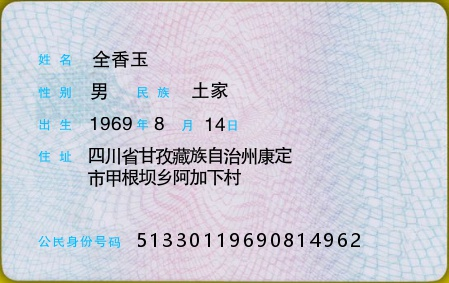
#> input picture word_recognize_train_data/fake_origin_jinzhifuyin/0_1.jpg, 449 x 283 px; its folder holds only this picture in this run
$ python -i preprocess_for_test.py   (imports and definitions only)
#> lines starting #> are read from the running program, lines starting #| are printed output that depends on the picture
#> further down, picture is the input picture: shape (283, 449, 3); mean B, G, R 215.1, 204.5, 203
import cv2
import numpy as np
import os
def _resize_image(img, dst_height):
#> called with dst_height = 32
    h_old = img.shape[0]
#> h_old = 283
    w_old = img.shape[1]
#> w_old = 449
    height = dst_height
    width = int(w_old * height / h_old)
#> width = 50
    resized_img = cv2.resize(img, (width, height), interpolation=cv2.INTER_CUBIC)
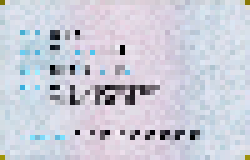
#> resized_img: shape (32, 50, 3) (shown 5 times larger); mean B, G, R 217, 204.8, 203

    return resized_img


def preprocess_one_img(img):
    resize_img = _resize_image(img, 32)
    resize_img = cv2.normalize(resize_img, dst=None, alpha=230, beta=20, norm_type=cv2.NORM_MINMAX)
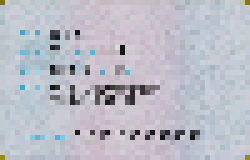
#> resize_img: shape (32, 50, 3) (shown 5 times larger); mean B, G, R 198.7, 188.6, 187.2
    resize_img = cv2.bilateralFilter(src=resize_img, d=3, sigmaColor=200, sigmaSpace=10)
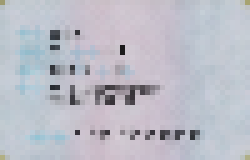
#> resize_img: shape (32, 50, 3) (shown 5 times larger); mean B, G, R 199.4, 189.1, 187.7
    resize_img = cv2.filter2D(resize_img, -1, kernel=np.array([[0, -1, 0], [-1, 5, -1], [0, -1, 0]], np.float32))
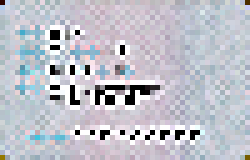
#> resize_img: shape (32, 50, 3) (shown 5 times larger); mean B, G, R 201.5, 192.1, 190.4

    return resize_img


def cv_imread(image_path):
    cv_img = cv2.imdecode(np.fromfile(image_path, dtype=np.uint8), -1)
    return cv_img

def cv_imwrite(write_path, img):
    cv2.imencode('.jpg', img,)[1].tofile(write_path)
    return

def preprocess_imgs(img_path, save_path):
    img_names = os.listdir(img_path)
    if not os.path.exists(img_path):
        print("not exists ", img_path, " exit...")
    if not os.path.exists(save_path):
        os.makedirs(save_path)
    for img_name in img_names:
        img = cv_imread(os.path.join(img_path, img_name))
        img_blurred = preprocess_one_img(img)
        cv_imwrite(os.path.join(save_path, img_name), img_blurred)

>>> import cv2
>>> picture = cv2.imread('fake_origin_jinzhifuyin/0_1.jpg')
>>> result = preprocess_one_img(picture)
